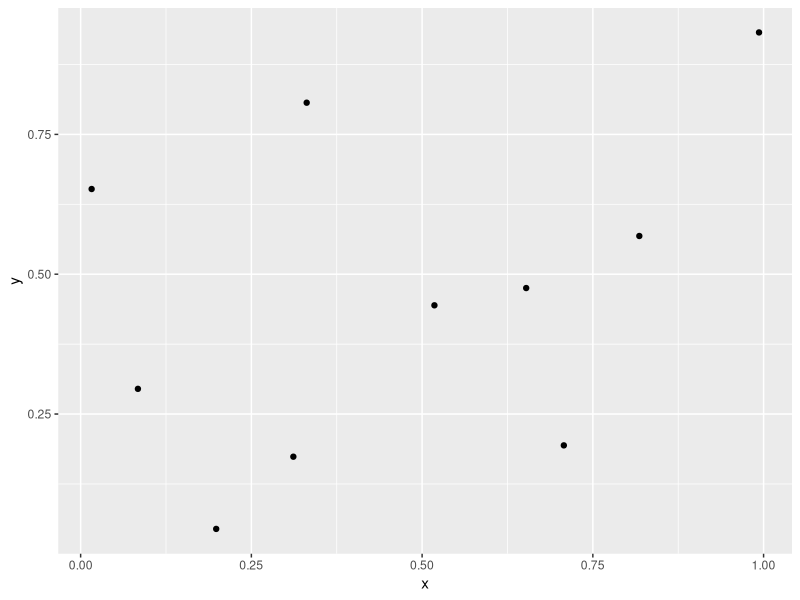

Source code (R):
# This is a test to see what the LSP
# does
library(ggplot2)
df <- data.frame(
  x = runif(10),
  y = runif(10)
)
ggplot(df) +
  geom_point(aes(x = x, y = y))
